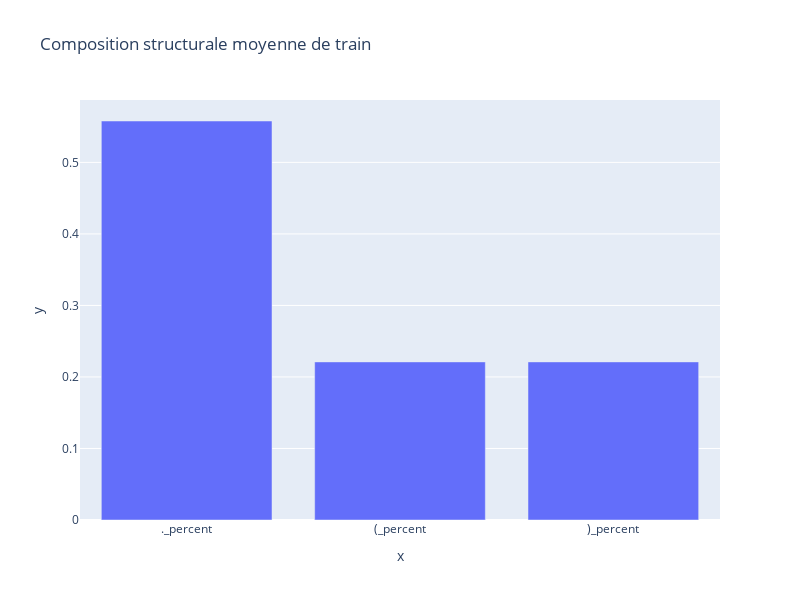

Here is the notebook cell this chart was saved with:
### Code cell
fig = px.bar(
    x= names, 
    y= values,
    orientation='v', 
    title='Composition structurale moyenne de train',
    height=600, 
    width=800
)
fig.show()

### Figure 1 — Plotly figure (JSON) as saved in the notebook; plotly's stock layout.template omitted (floating-point values rounded to 4 significant figures)
{"data": [{"alignmentgroup": "True", "hovertemplate": "x=%{x}<br>y=%{y}<extra></extra>", "legendgroup": "", "marker": {"color": "#636efa"}, "name": "", "offsetgroup": "", "orientation": "v", "showlegend": false, "textposition": "auto", "type": "bar", "x": ["._percent", "(_percent", ")_percent"], "xaxis": "x", "y": [0.5579, 0.2211, 0.2211], "yaxis": "y"}], "layout": {"barmode": "relative", "height": 600, "legend": {"tracegroupgap": 0}, "title": {"text": "Composition structurale moyenne de train"}, "width": 800, "xaxis": {"anchor": "y", "domain": [0, 1], "title": {"text": "x"}}, "yaxis": {"anchor": "x", "domain": [0, 1], "title": {"text": "y"}}}}
